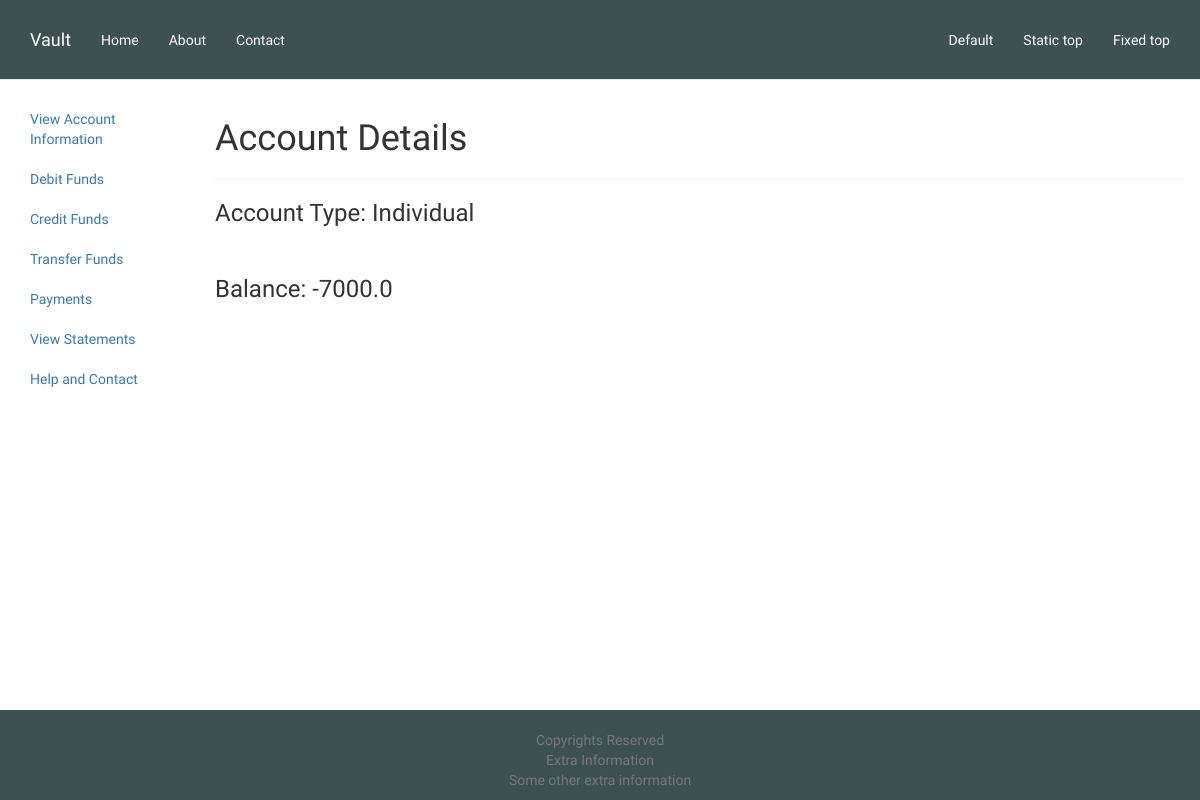
The page /accounts/1/ (signed in) on the database as committed earlier.
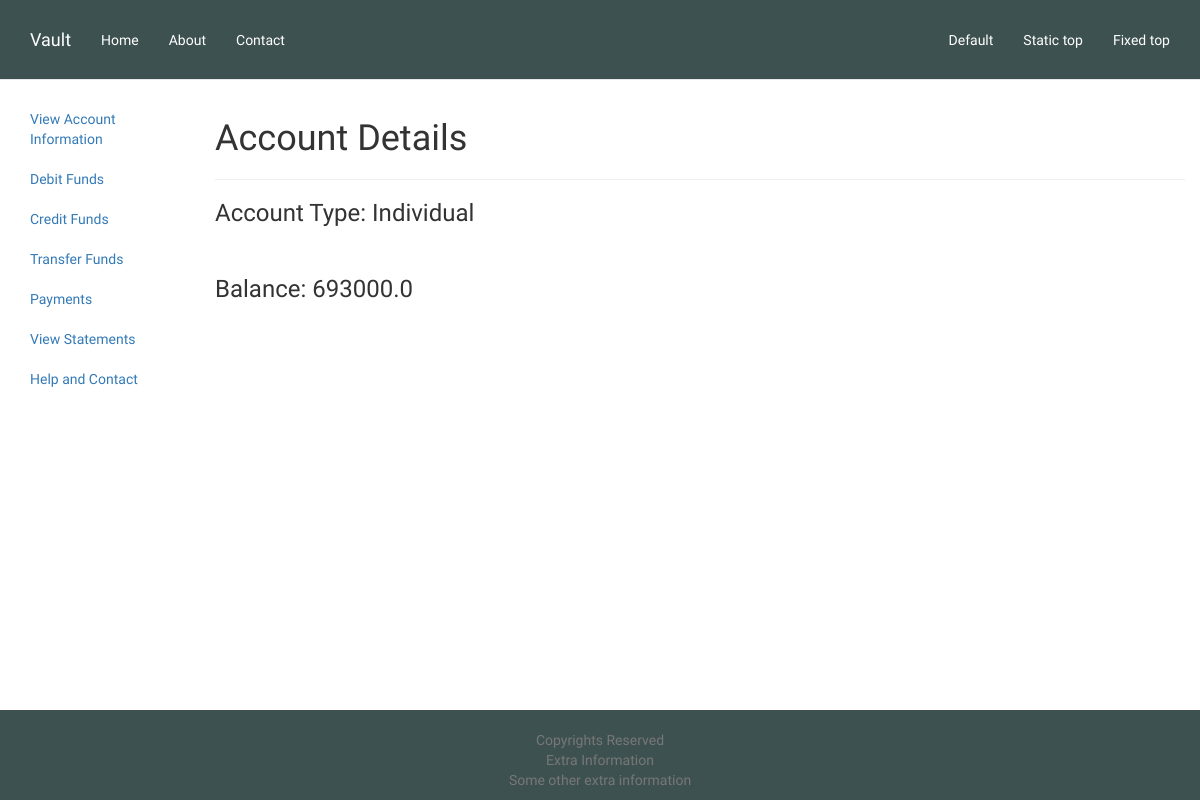
The same page on the database as committed later.
### vault/models.py (models this page shows, shortened)
class user_account(models.Model):
	cust_user_id = models.ForeignKey(User, on_delete=models.CASCADE)
	cust_account_type = models.CharField(max_length=250,default="Individual")
	cust_balance = models.FloatField(null=False)

### vault/views.py (the view)
# urls.py: url(r'^accounts/(?P<account_no_pk>\d+)/$', views.accountInfo, name='accountInfo'),
@login_required(login_url='/login')
def accountInfo(request, account_no_pk):
	cust_user=user_account.objects.filter(pk=account_no_pk)[0]
	if request.user!=cust_user.cust_user_id:
		return login_success(request)
	context={
		'account':cust_user,
	}
	return render(request, 'vault/accountInfo.html', context)

### vault/templates/vault/accountInfo.html
{% extends 'vault/accountBase.html' %}
{% load staticfiles %}
{% block nav %}
<h1>Account Details</h1>
<hr>
<h3>Account Type: {{ account.cust_account_type }}</h3>
<br>
<h3>Balance: {{ account.cust_balance }}</h3>
{% endblock %}

Rows that differ between the two databases and show on the page:
changed user_account "Individual": cust_balance "-7000.0" → "693000.0"
